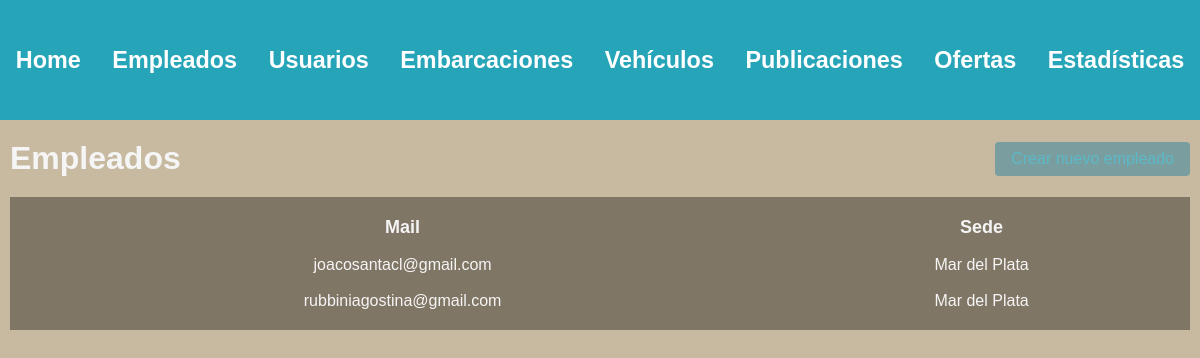
The app's page /administracion/empleados/ (signed in), older data.
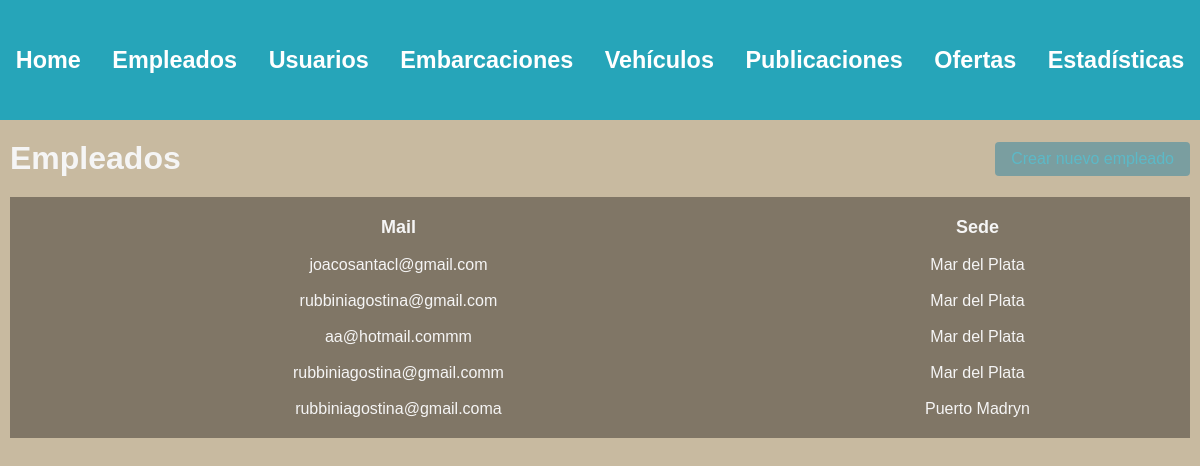
The same page, newer data.
### usuarios/models.py (models this page shows, shortened)
class Usuario(AbstractBaseUser, PermissionsMixin):
    nombre = models.CharField(max_length=50)
    apellido = models.CharField(max_length=50)
    fecha_nacimiento = models.DateField()
    telefono = models.CharField(max_length=13)
    mail = models.EmailField(max_length=50, unique=True)
    password = models.CharField(max_length=128)
    is_staff= models.BooleanField(default=False)
    is_blocked= models.BooleanField(default=False)
    USERNAME_FIELD = 'mail'
    REQUIRED_FIELDS = ['nombre', 'apellido', 'fecha_nacimiento', 'telefono']

### empleados/models.py (models this page shows)
class Sede(models.Model):
    nombre = models.CharField(max_length=100, unique=True)

### administrador/views.py (the view)
# urls.py: path('', include('empleados.urls')),
@login_required(login_url=reverse_lazy('home'))
def empleados(request):
    user = request.user
    if not user.is_superuser:
        return redirect('home')
    empleados = Usuario.objects.filter(is_staff=True, is_superuser=False)
    for empleado in empleados:
        emple_sede = EmpleConSede.objects.get(user_id=empleado.id)
        sede = Sede.objects.get(id=emple_sede.sede_id)
        empleado.sede = sede.nombre
    return render(request, 'employees.html', {
        'empleados' : empleados
    })

### autenticacion/backend.py (called while the page is built)
    def get_user(self, user_id):
        UserModel = get_user_model()
        try:
            return UserModel.objects.get(pk=user_id)
        except UserModel.DoesNotExist:
            return None

### administrador/templates/employees.html (shortened to what this page needs)
{% extends 'layouts/navbar.html' %}
{% block content %}
<div class="header">
    <h1>Empleados</h1>
    <a href="{% url 'crear empleado' %}" class="btn btn-primary">Crear nuevo empleado</a>
</div>
{% if empleados %}
    <table>
        <thead>
            <tr>
                <th>Mail</th>
                <th>Sede</th>
            </tr>
        </thead>
        <tbody>
            {% for empleado in empleados %}
                <tr>
                    <td>{{empleado.mail}}</td>
                    <td>{{empleado.sede}}</td>
                </tr>
            {% endfor %}
        </tbody>
    </table>
{% else %}
    <h3>No existen empleados en la plataforma.</h3>
{% endif %}
{% endblock %}

Row changes from the older to the newer data that the page shows:
added Usuario: mail "aa@hotmail.commm", sede "Mar del Plata"
added Usuario: mail "rubbiniagostina@gmail.comm", sede "Mar del Plata"
added Usuario: mail "rubbiniagostina@gmail.coma", sede "Puerto Madryn"
